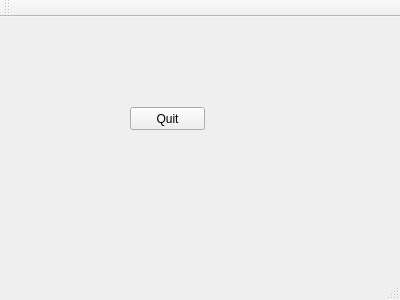
<?xml version="1.0" encoding="UTF-8"?>
<ui version="4.0">
 <class>MainWindow</class>
 <widget class="QMainWindow" name="MainWindow">
  <property name="geometry">
   <rect>
    <x>0</x>
    <y>0</y>
    <width>400</width>
    <height>300</height>
   </rect>
  </property>
  <property name="windowTitle">
   <string>MainWindow</string>
  </property>
  <widget class="QWidget" name="centralWidget">
   <widget class="QPushButton" name="quitButton">
    <property name="geometry">
     <rect>
      <x>130</x>
      <y>90</y>
      <width>75</width>
      <height>23</height>
     </rect>
    </property>
    <property name="text">
     <string>Quit</string>
    </property>
   </widget>
  </widget>
  <widget class="QMenuBar" name="menuBar">
   <property name="geometry">
    <rect>
     <x>0</x>
     <y>0</y>
     <width>400</width>
     <height>21</height>
    </rect>
   </property>
  </widget>
  <widget class="QToolBar" name="mainToolBar">
   <attribute name="toolBarArea">
    <enum>TopToolBarArea</enum>
   </attribute>
   <attribute name="toolBarBreak">
    <bool>false</bool>
   </attribute>
  </widget>
  <widget class="QStatusBar" name="statusBar"/>
 </widget>
 <layoutdefault spacing="6" margin="11"/>
 <resources/>
 <connections>
  <connection>
   <sender>quitButton</sender>
   <signal>clicked()</signal>
   <receiver>MainWindow</receiver>
   <slot>close()</slot>
   <hints>
    <hint type="sourcelabel">
     <x>163</x>
     <y>124</y>
    </hint>
    <hint type="destinationlabel">
     <x>290</x>
     <y>83</y>
    </hint>
   </hints>
  </connection>
 </connections>
</ui>
